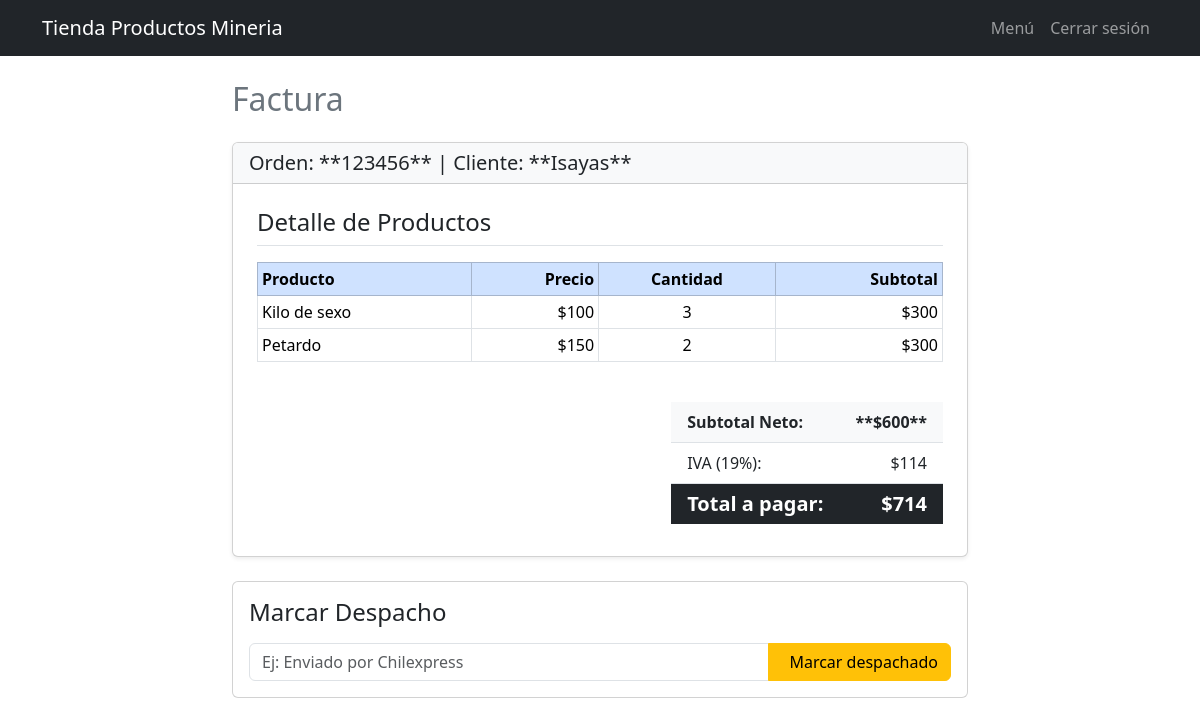
The app's page /invoices/1 (signed in) with its own data.
### app/models.py (models this page shows)
class Order(db.Model):
    id = db.Column(db.Integer, primary_key=True)
    order_number = db.Column(db.String(50), unique=True, nullable=False)
    customer_name = db.Column(db.String(120), nullable=False)
    address = db.Column(db.String(200), nullable=False)
    phone = db.Column(db.String(30), nullable=False)
    commune = db.Column(db.String(80), nullable=False)
    region = db.Column(db.String(80), nullable=False)
    status = db.Column(db.String(30), default="pendiente")
    created_at = db.Column(db.DateTime, default=datetime.utcnow)
    items = db.relationship('OrderItem', backref='order', cascade="all, delete-orphan")
    invoice = db.relationship('Invoice', backref='order', uselist=False)

class OrderItem(db.Model):
    id = db.Column(db.Integer, primary_key=True)
    order_id = db.Column(db.Integer, db.ForeignKey('order.id'), nullable=False)
    product_id = db.Column(db.Integer, db.ForeignKey('product.id'), nullable=False)
    quantity = db.Column(db.Integer, default=1)
    product = db.relationship('Product')

class Product(db.Model):
    id = db.Column(db.Integer, primary_key=True)
    name = db.Column(db.String(120), nullable=False)
    price = db.Column(db.Integer, nullable=False)

class Invoice(db.Model):
    id = db.Column(db.Integer, primary_key=True)
    order_id = db.Column(db.Integer, db.ForeignKey('order.id'), unique=True)
    iva_rate = db.Column(db.Float, default=0.19)
    total_net = db.Column(db.Integer, default=0)
    total_iva = db.Column(db.Integer, default=0)
    total_with_tax = db.Column(db.Integer, default=0)
    created_at = db.Column(db.DateTime, default=datetime.utcnow)

### app/invoices.py (the view)
@invoices_bp.route('/<int:order_id>')
@login_required
def view_invoice(order_id):
    order = Order.query.get_or_404(order_id)
    inv = order.invoice
    return render_template('invoice.html', order=order, invoice=inv)

### app/models.py (called while the page is built)
@login_manager.user_loader
def load_user(user_id):
    return User.query.get(int(user_id))

### app/templates/invoice.html (shortened to what this page needs)
{% extends 'base.html' %}
{% block content %}
<div class="row justify-content-center">
    <div class="col-lg-8">
        <h2 class="mb-4 text-secondary">Factura</h2>
        {% if invoice %}
        <div class="card shadow-sm mb-4">
            <div class="card-header bg-light">
                <p class="h5 mb-0">
                    Orden: **{{ order.order_number }}** | Cliente: **{{ order.customer_name }}**
                </p>
            </div>
            <div class="card-body p-4">
                <h4 class="mb-3 border-bottom pb-2">Detalle de Productos</h4>
                <div class="table-responsive mb-4">
                    <table class="table table-bordered table-sm align-middle">
                        <thead class="table-primary">
                            <tr>
                                <th>Producto</th>
                                <th class="text-end">Precio</th>
                                <th class="text-center">Cantidad</th>
                                <th class="text-end">Subtotal</th>
                            </tr>
                        </thead>
                        <tbody>
                            {% for item in order.items %}
                            <tr>
                                <td>{{ item.product.name }}</td>
                                <td class="text-end">${{ '%.0f'|format(item.product.price / 100) }}</td>
                                <td class="text-center">{{ item.quantity }}</td>
                                <td class="text-end">${{ '%.0f'|format((item.product.price * item.quantity) / 100) }}</td>
                            </tr>
                            {% endfor %}
                        </tbody>
                    </table>
                </div>
                <div class="row justify-content-end">
                    <div class="col-md-6 col-lg-5">
                        <ul class="list-group list-group-flush">
                            <li class="list-group-item d-flex justify-content-between align-items-center fw-bold bg-light">
                                Subtotal Neto:
                                <span>**${{ '%.0f'|format(invoice.total_net / 100) }}**</span>
                            </li>
                            <li class="list-group-item d-flex justify-content-between align-items-center">
                                IVA ({{ '%.0f'|format(invoice.iva_rate * 100) }}%):
                                <span>${{ '%.f'|format(invoice.total_iva / 100) }}</span>
                            </li>
                            <li class="list-group-item d-flex justify-content-between align-items-center h5 bg-dark text-white fw-bold">
                                Total a pagar:
                                <span>${{ '%.f'|format(invoice.total_with_tax / 100) }}</span>
                            </li>
                        </ul>
                    </div>
                </div>
            </div>
        </div>
        <div class="card p-3 mb-4">
            <h4 class="mb-3">Marcar Despacho</h4>
            <form action="/shipments/dispatch/{{ invoice.id }}" method="post" class="input-group">
                <input name="note" class="form-control" placeholder="Ej: Enviado por Chilexpress" aria-label="Nota de Despacho">
                <button type="submit" class="btn btn-warning">
                    Marcar despachado
                </button>
            </form>
        </div>
        {% else %}
        <div class="alert alert-danger" role="alert">
            <p class="mb-0">No se ha encontrado ninguna factura para esta orden.</p>
            <p class="small mt-1">Asegúrate de haber presionado 'Facturar' en el menú principal.</p>
        </div>
        {% endif %}
    </div>
</div>
{% endblock %}

### app/templates/base.html (shortened to what this page needs)
<!doctype html>
<html lang="es">
<head>
    <link href="https://cdn.jsdelivr.net/npm/bootstrap@5.3.3/dist/css/bootstrap.min.css" rel="stylesheet">
</head>
<body>
    <header>
        <nav class="navbar navbar-expand-lg navbar-dark bg-dark">
            <div class="container">
                <a class="navbar-brand" href="#">Tienda Productos Mineria</a>
                <div class="collapse navbar-collapse" id="navbarNav">
                    <ul class="navbar-nav ms-auto">
                        <li class="nav-item">
                            <a class="nav-link" href="/">Menú</a>
                        </li>
                        <li class="nav-item">
                            <a class="nav-link btn btn-sm btn-outline-light" href="/auth/logout">Cerrar sesión</a>
                        </li>
                    </ul>
                </div>
            </div>
        </nav>
    </header>
    <main class="container mt-4">
        {% block content %}{% endblock %}
    </main>
</body>
</html>

### records on screen
Order: order_number "123456", customer_name "Isayas"
OrderItem: product.name "Kilo de sexo", quantity "3"
Product: item.product.price/100 "100", (item.product.price*item.quantity)/100 "300"
OrderItem: product.name "Petardo", quantity "2"
Product: item.product.price/100 "150", (item.product.price*item.quantity)/100 "300"
Invoice: invoice.total_net/100 "600", invoice.iva_rate*100 "19", invoice.total_iva/100 "114", invoice.total_with_tax/100 "714"
